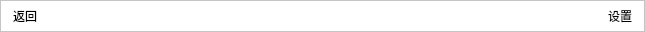
<?xml version="1.0" encoding="UTF-8"?>
<ui version="4.0">
 <class>BackLeader</class>
 <widget class="QWidget" name="BackLeader">
  <property name="geometry">
   <rect>
    <x>0</x>
    <y>0</y>
    <width>645</width>
    <height>32</height>
   </rect>
  </property>
  <property name="sizePolicy">
   <sizepolicy hsizetype="Preferred" vsizetype="Fixed">
    <horstretch>0</horstretch>
    <verstretch>0</verstretch>
   </sizepolicy>
  </property>
  <property name="minimumSize">
   <size>
    <width>0</width>
    <height>0</height>
   </size>
  </property>
  <property name="maximumSize">
   <size>
    <width>16777215</width>
    <height>32</height>
   </size>
  </property>
  <property name="windowTitle">
   <string>Form</string>
  </property>
  <property name="styleSheet">
   <string notr="true">QPushButton{border:none;}</string>
  </property>
  <layout class="QHBoxLayout" name="horizontalLayout">
   <property name="spacing">
    <number>0</number>
   </property>
   <property name="leftMargin">
    <number>0</number>
   </property>
   <property name="topMargin">
    <number>0</number>
   </property>
   <property name="rightMargin">
    <number>0</number>
   </property>
   <property name="bottomMargin">
    <number>0</number>
   </property>
   <item>
    <widget class="QFrame" name="frame">
     <property name="sizePolicy">
      <sizepolicy hsizetype="Preferred" vsizetype="Fixed">
       <horstretch>0</horstretch>
       <verstretch>0</verstretch>
      </sizepolicy>
     </property>
     <property name="minimumSize">
      <size>
       <width>0</width>
       <height>32</height>
      </size>
     </property>
     <property name="maximumSize">
      <size>
       <width>16777215</width>
       <height>32</height>
      </size>
     </property>
     <property name="styleSheet">
      <string notr="true">QFrame{background:#fff;}</string>
     </property>
     <property name="frameShape">
      <enum>QFrame::StyledPanel</enum>
     </property>
     <property name="frameShadow">
      <enum>QFrame::Raised</enum>
     </property>
     <layout class="QHBoxLayout" name="horizontalLayout_2">
      <property name="spacing">
       <number>0</number>
      </property>
      <property name="leftMargin">
       <number>12</number>
      </property>
      <property name="topMargin">
       <number>0</number>
      </property>
      <property name="rightMargin">
       <number>12</number>
      </property>
      <property name="bottomMargin">
       <number>0</number>
      </property>
      <item>
       <widget class="QPushButton" name="pushButton_2">
        <property name="text">
         <string>返回</string>
        </property>
       </widget>
      </item>
      <item>
       <spacer name="horizontalSpacer">
        <property name="orientation">
         <enum>Qt::Horizontal</enum>
        </property>
        <property name="sizeHint" stdset="0">
         <size>
          <width>40</width>
          <height>20</height>
         </size>
        </property>
       </spacer>
      </item>
      <item>
       <widget class="QPushButton" name="pushButton">
        <property name="text">
         <string>设置</string>
        </property>
       </widget>
      </item>
     </layout>
    </widget>
   </item>
  </layout>
 </widget>
 <resources/>
 <connections/>
</ui>
